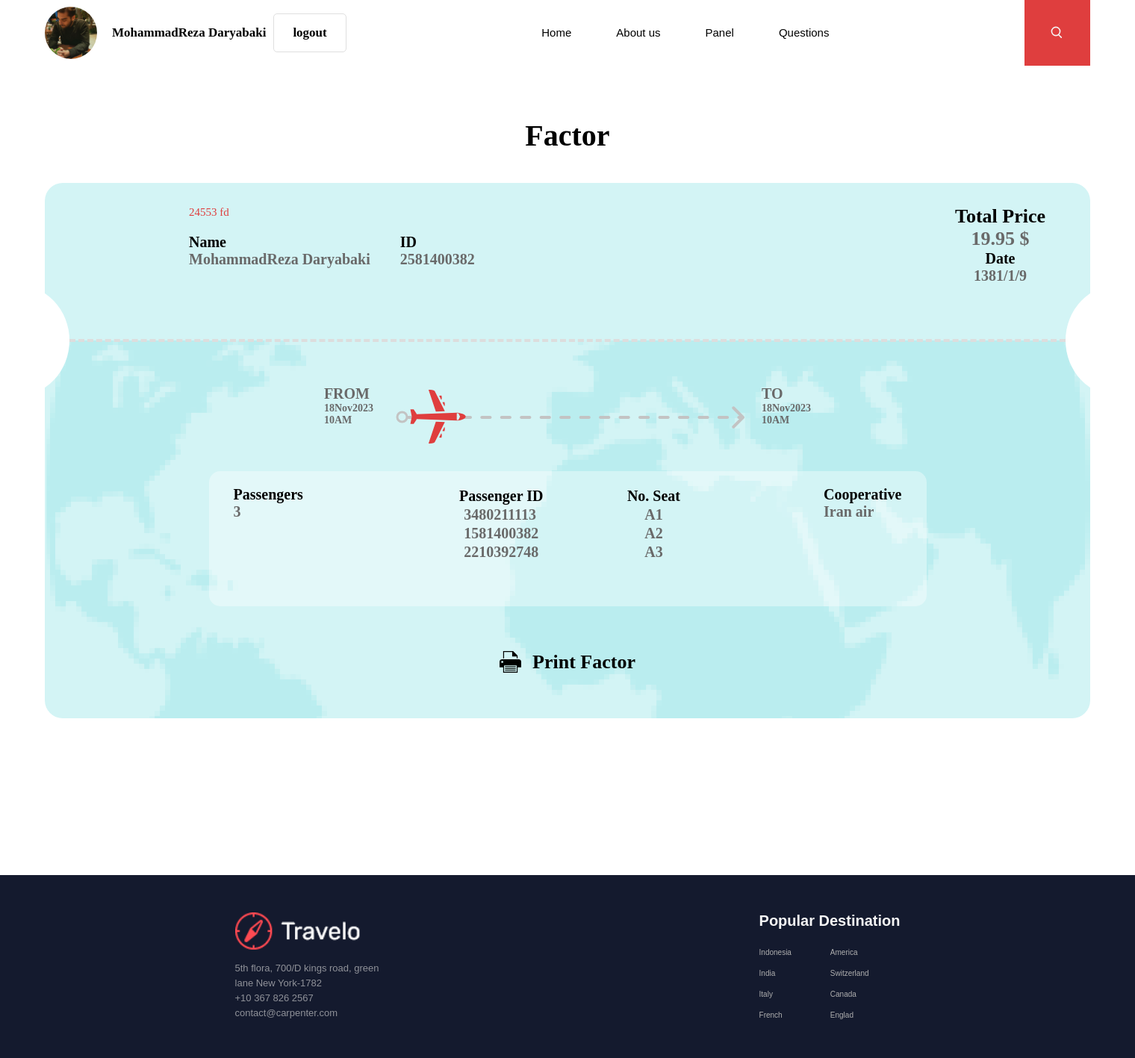
Screenshot of /factor (signed in) with the database file from the repository.
### accounts/models.py (models this page shows, shortened)
class User(AbstractUser):
    profile_pic = models.ImageField(upload_to='user_pic', default='user_pic/nobody-face.jpg', blank=True, null=True)
    first_name = models.CharField(max_length=30, default='new ')
    last_name = models.CharField(max_length=30, default='user')
    phone = models.CharField(max_length=30, null=True)
    national_code = models.CharField(max_length=10, null=True)
    class Meta:
        verbose_name_plural = "Users"

### website/views.py (the view)
# urls.py: path('factor', factor_view, name="factor"),
def factor_view(request):
    return render(request, 'factor.html')

### website/templatetags/website_tags.py (called while the page is built)
@register.filter(name='split_dash')
def split_dash(value):
    return str(value).split('-')[0].strip().capitalize()

### templates/factor.html (shortened to what this page needs)
{% extends "base.html" %}
{% load static %}
{% load website_tags %}
{% block define_style %}
<link rel="stylesheet" href="{% static 'factor-style/css/factor.css' %}">
<link rel="stylesheet" href="{% static 'factor-style/css/media-queries.css' %}">
{% endblock %}
{% block content %}
<div class="factor">
    <h1 class="factor-head-text">Factor</h1>
    <div class="factor-box">
        <div class="header-factor">
            <div class="img-box">
                <img class="factor-header-img" src="{{dest.img.url}}" alt="">
                <div class="factor-header-text">
                    <span>24553 fd</span>
                    <div class="parent-details">
                        <div class="parent-name">
                            <h6>Name</h6>
                            <p>{{request.user.first_name}} {{request.user.last_name}}</p>
                        </div>
                        <div class="parent-id">
                            <h6>ID</h6>
                            <p>{{request.user.national_code}}</p>
                        </div>
                    </div>
                </div>
            </div>
            <div class="factor-header-price-date">
                <div class="price-d">
                    <h4>Total Price</h4>
                    <p>19.95 $</p>
                </div>
                <div class="p-date">
                    <h4>Date</h4>
                    <p>1381/1/9</p>
                </div>
            </div>
        </div>
        <div class="between-header-body">
            <div class="white-circle-left"></div>
            <div class="dotted-line"></div>
            <div class="white-circle-right"></div>
        </div>
        <div class="factor-body">
            <div class="vehicle-transport">
                <section class="origin-place">
                    <p class="place-txt">FROM</p>
                    <p class="origin-date">18Nov2023</p>
                    <p class="origin-time">10AM</p>
                </section>
                <div class="vehicle-line">
                </div>
                <section class="destination-place">
                    <p class="place-txt">TO</p>
                    <p class="origin-date">18Nov2023</p>
                    <p class="origin-time">10AM</p>
                </section>
            </div>
            <div class="passengers-info">
                <div class="passengers">
                    <h3>Passengers</h3>
                    <p>3</p>
                </div>
                <table class="passenger-table">
                    <tr>
                        <th>Passenger ID</th>
                        <th>No. Seat</th>
                    </tr>
                    <tr>
                        <td>3480211113</td>
                        <td>A1</td>
                    </tr>
                    <tr>
                        <td>1581400382</td>
                        <td>A2</td>
                    </tr>
                    <tr>
                        <td>2210392748</td>
                        <td>A3</td>
                    </tr>
                </table>
                <div class="cooperative">
                    <h3>Cooperative</h3>
                    <p>Iran air</p>
                </div>
            </div>
            <button class="print-factor">
                <p>Print Factor</p>
            </button>
        </div>
    </div>
</div>
{% endblock %}

### templates/base.html (shortened to what this page needs)
{% load static %}
<!DOCTYPE html>
<html lang="en">
<head>
    {% block define_style %}
    {% endblock %}
    <link rel="stylesheet" href="{% static 'base-style/css/style.css' %}">
    <link rel="stylesheet" href="{% static 'base-style/css/media-queries.css' %}">
</head>
<body spellcheck="false">
    <div class="flex-con">
        <div class="header">
            <div class="sign-log">
                {% if request.user.is_authenticated %}
                <img src="{{request.user.profile_pic.url}}" class="header-img-user" alt="" >
                <p class="logged" href="{% url 'accounts:signup' %}">
                    {{request.user.first_name}} {{request.user.last_name}}
                </p>
                <a class="header-btn logout-btn" href="{% url 'accounts:logout' %}">
                    logout
                </a>
                {% endif %}
            </div>
            <ul class="menu">
                <li class="menu-item"><a class="menu-btn" href="{% url 'website:home' %}">Home</a></li>
                <li class="menu-item"><a class="menu-btn" href="{% url 'website:about' %}">About us</a></li>
                <li class="menu-item"><a class="menu-btn" href="{% url 'website:panel' %}">Panel</a></li>
                <li class="menu-item"><a class="menu-btn" href="{% url 'website:questions' %}">Questions</a></li>
            </ul>
            <div class="header-logo">
                <div class="search-logo">
                    <i class="gg-search"></i>
                </div>
            </div>
        </div>
        {% block content %}
        {% endblock %}
        <div class="background-footer">
            <div class="footer">
                <div class="footer-logo-text">
                    <img class="footer-logo" src="{% static 'base-style/img/footer_logo.png' %}" alt="">
                    <div class="footer-text">
                        <p>5th flora, 700/D kings road, green</p>
                        <p>lane New York-1782</p>
                        <p>+10 367 826 2567</p>
                        <p>contact@carpenter.com</p>
                    </div>
                </div>
                <div class="footer-content">
                    <h2 class="footer-title">Popular Destination</h2>
                    <ul class="footer-list">
                        <li><a class="footer-item" href="">Indonesia</a></li>
                        <li><a class="footer-item" href="">America</a></li>
                        <li><a class="footer-item" href="">India</a></li>
                        <li><a class="footer-item" href="">Switzerland</a></li>
                        <li><a class="footer-item" href="">Italy</a></li>
                        <li><a class="footer-item" href="">Canada</a></li>
                        <li><a class="footer-item" href="">French</a></li>
                        <li><a class="footer-item" href="">Englad</a></li>
                    </ul>
                </div>
            </div>
        </div>
    </div>
</body>
</html>

### statics/factor-style/css/factor.css (style rules this page uses)
.factor-head-text { font-size: 40px; margin: 40px 0; font-family: "Nunito"; }
.factor { padding-top: 30px; width: 1400px; margin: 0 auto; display: flex; flex-direction: column; justify-content: center; align-items: center; }
.factor-box { background-color: #d3f4f5; border-radius: 24px; width: 100%; margin-bottom: 200px; }
.factor-header-img { width: 133px; object-fit: cover; }
.factor-header-text { margin-left: 30px; max-width: 700px; font-family: "Nunito"; }
.factor-header-text > span { font-size: 15px; color: rgba(223, 62, 62, 1); }
.header-factor { display: flex; padding: 30px; padding-bottom: 0; padding-right: 60px; justify-content: space-between; }
.header-factor > .img-box { display: flex; }
.between-header-body { display: flex; align-items: center; justify-content: center; margin-bottom: -75px; }
.white-circle-left { width: 150px; background-color: white; height: 150px; border-radius: 100%; margin-left: -110px; }
.dotted-line { border-bottom: 4px dashed rgb(221, 221, 221); width: 100%; }
.white-circle-right { width: 150px; background-color: white; height: 150px; border-radius: 100%; margin-right: -110px; }
.factor-body { background: url(../img/zamin-img.png) center bottom/cover repeat padding-box; width: 100%; border-radius: 24px; padding-top: 25px; padding-bottom: 60px; }
.parent-details { margin-top: 20px; display: flex; }
.parent-details > div > h6 { font-size: 20px; font-weight: 700; font-family: "Nunito"; }
.parent-details > div > p { font-size: 20px; font-weight: 700; font-family: "Nunito"; color: #696969; }
.parent-name { margin-right: 40px; }
.price-d > h4 { font-size: 26px; font-weight: 700; font-family: "Nunito"; }
.price-d > p { font-size: 26px; font-weight: 700; font-family: "Nunito"; color: #696969; }
.p-date > h4 { font-size: 20px; font-weight: 700; font-family: "Nunito"; }
.p-date > p { font-size: 20px; font-weight: 700; font-family: "Nunito"; color: #696969; }
.factor-header-price-date { display: flex; flex-direction: column; justify-content: space-between; }
.factor-header-price-date > div { display: flex; flex-direction: column; align-items: center; }
.factor-body { display: flex; justify-content: start; flex-direction: column; align-items: center; padding-top: 60px; }
.vehicle-transport { width: 739px; display: flex; justify-content: center; align-items: center; }
.vehicle-transport > section { display: flex; flex-direction: column; align-items: start; justify-content: center; }
.vehicle-transport > section > .place-txt { font-size: 20px; font-weight: 700; font-family: "Nunito"; color: rgba(105, 105, 105, 1); }
.vehicle-transport > section > .origin-date { font-size: 14px; font-weight: 700; font-family: "Nunito"; color: rgba(105, 105, 105, 1); }
.vehicle-transport > section > .origin-time { font-size: 14px; font-weight: 700; font-family: "Nunito"; color: rgba(105, 105, 105, 1); }
.vehicle-line { position: relative; width: 460px; margin: 0 30px; }
.vehicle-icon { width: 100px; height: 100px; animation-name: move-vehicle; animation-duration: 3s; animation-iteration-count: infinite; position: absolute; left: 0; top: -35.5px; z-index: 1000; }
.vehicle-arrow { position: absolute; left: 0; top: 0; }
.passengers-info { background-color: rgba(255, 255, 255, 0.36); width: 961px; padding: 20px 33px 59px 33px; border-radius: 15px; margin: 60px 0; display: flex; justify-content: space-between; }
td { font-family: 'Nunito'; font-size: 20px; font-weight: 700; color: rgba(105, 105, 105, 1); padding: 0 70px; }
th { font-family: 'Nunito'; font-size: 20px; font-weight: 700; color: rgba(0, 0, 0, 1); }
.passengers-info > div > h3 { font-family: 'Nunito'; font-size: 20px; font-weight: 700; color: rgba(0, 0, 0, 1); }
.passengers-info > div > p { font-family: 'Nunito'; font-size: 20px; font-weight: 700; color: rgba(105, 105, 105, 1); }
.print-factor { background-color: transparent; border: none; outline: none; display: flex; cursor: pointer; }
.print-factor > p { font-size: 26px; font-weight: 700; font-family: 'Nunito'; color: rgba(0, 0, 0, 1); margin-left: 15px; }

### rows the page displays
User: user.profile_pic (picture), user.first_name "MohammadReza", user.last_name "Daryabaki", user.national_code "2581400382"
